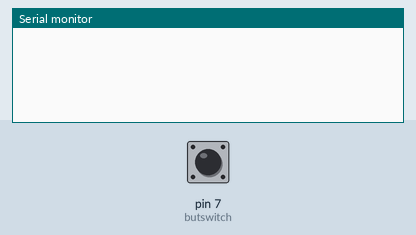
Simulated run of this sketch. Board: Arduino Uno, built with avr-gcc and run on an emulated ATmega328P. Parts: the last lines printed to the serial monitor. The inputs (shaded band) are chosen by the test bench; at power-on: pin 7 (butswitch) HIGH. The modem accepts every AT command (registered, SIM ready, sends succeed) and sends nothing else.

Above: at 1.3 s.
1.4 s: pin 7 (butswitch) pulled LOW for 0.15 s
At 1.68 s:
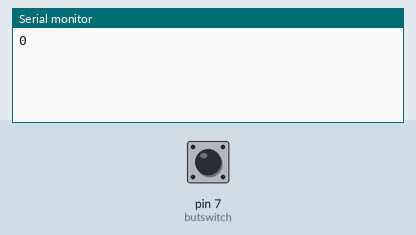
At 2.9 s:
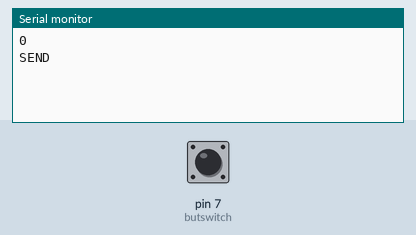

The sketch:

switch_gsm.ino
```cpp
#include <SoftwareSerial.h>

SoftwareSerial myGSM(3, 2);
int butswitch = 7;
int butstate;
int count = 0;
String number = "+639357249128";
void setup() {
 pinMode(butswitch, INPUT_PULLUP);
 myGSM.begin(9600);
 Serial.begin(9600);
 delay(100);
}

void loop() {
 butstate = digitalRead(butswitch);

 if (butstate == LOW) {
  Serial.println(butstate);
  sendMessage();
  //callGSM();
 }
}

void sendMessage() {
  myGSM.println("AT+CMGF=1");
  delay(100);
  myGSM.println("AT+CMGS=\"" + number + "\"\r");
  delay(100);
  myGSM.println("HELLO WORLD");
  delay(100);
  myGSM.println((char)26);
  delay(100);
  Serial.println("SEND");
}

void callGSM()
{
  myGSM.print("ATD");
  delay(100);
  myGSM.print("+639357249128");
  delay(100);
  myGSM.println(";");

  delay(20000);

  myGSM.print("ATH");
  delay(100);
}
```

Measured:
- after the input at 1.4 s, the serial monitor: prints a new line at once (image 1)
